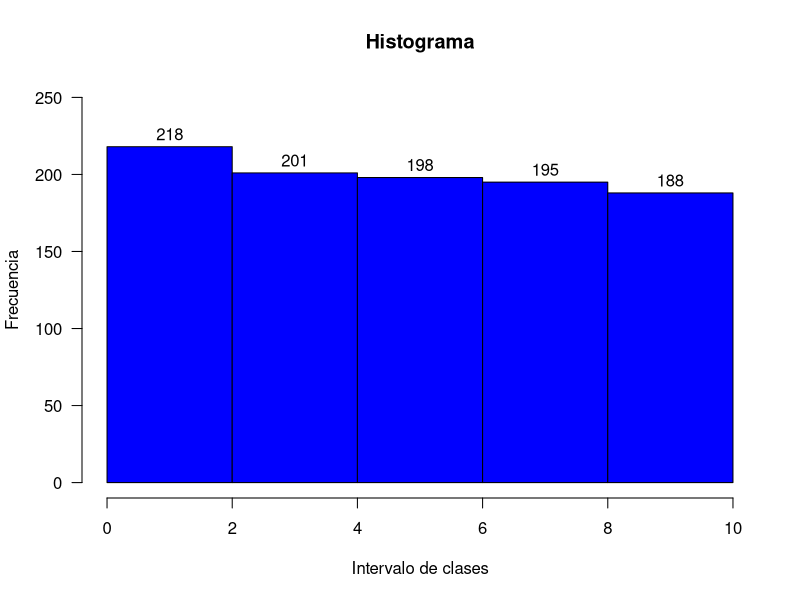
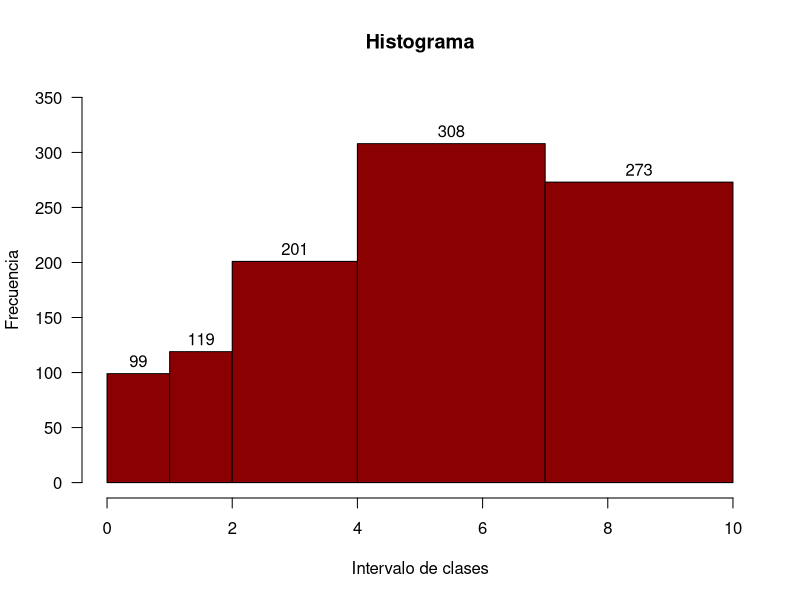
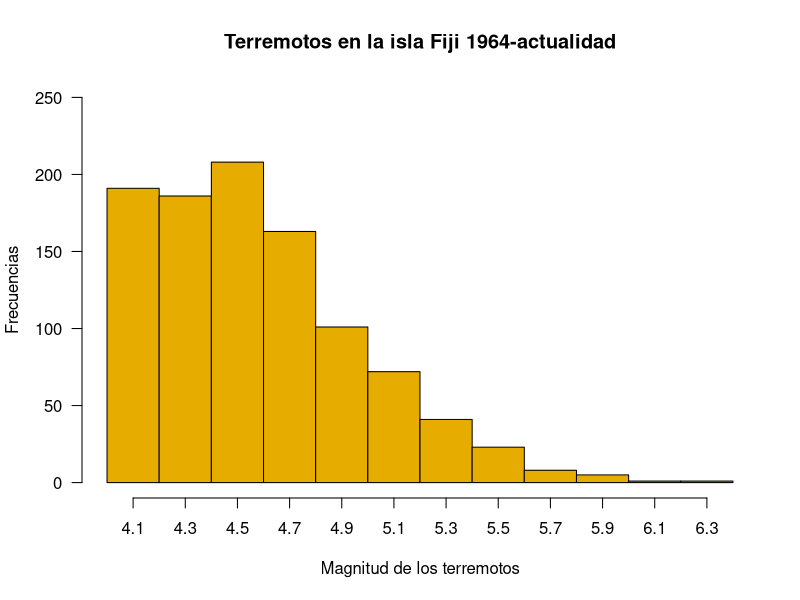
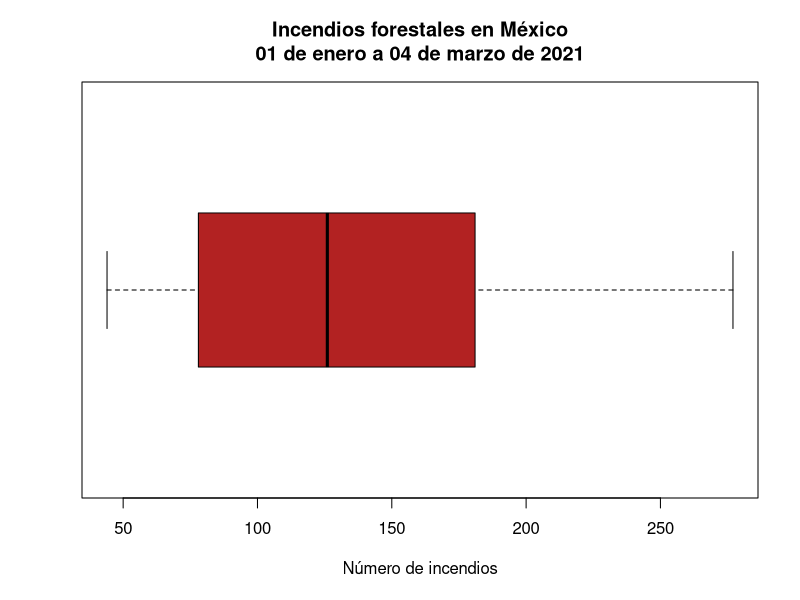

Reproduce these figures in R, in order.
# ASIGNACIÓN 4: Boxplot e Histogramas

# Maestría en Ciencias Forestales UANL
# Alumno: Jairo Alberto Leal Gómez
# Matricula: 1723093


# Histogramas -------------------------------------------------------------


# Problema 1 --------------------------------------------------------------

# Considere el siguiente conjunto de datosx2con 1000 números al azar.

set.seed(9875)
size <- 1000
x2 <- round(runif(n = size, min = 0, max = 10), 2)
head(x2)

# Realiza dos histogramas con las siguientes características:

# 1.Incluir los siguientes intervalos de clase y personalizas con los puntos medios de cada intervalo de clase mids:

x <- hist(x2, breaks= c(0, 2, 4, 6, 8, 10), main = "Histograma", col = "blue",
     xlab = "Intervalo de clases", ylab = "Frecuencia", las =1,  ylim = c(0,250))

text(x$mids, x$counts, labels = x$counts, adj= c(0.5, -0.5))

# 2.Incluir los siguientes intervalos de clase y personalizas con los puntos medios de cada intervalo de clase mids.

c <- hist(x2, breaks= c(0, 1, 2, 4, 7, 10), freq = TRUE, main = "Histograma", col = "red4",
          xlab = "Intervalo de clases", ylab = "Frecuencia", las =1,  ylim = c(0,350))

text(c$mids, c$counts, labels = c$counts, adj= c(0.5, -0.5))


# Problema 2 --------------------------------------------------------------

# La siguiente figura 1 presenta cuatro histogramas (A, B, C, D).

#  a. ¿Cuál distribución parece estar sesgada a la derecha?

    #  Gráfica A

#  b. ¿Cuál distribución parece estar sesgada a la izquierda?

    #  Gráfica D

#  c. ¿Cuál distribución parece ser simétrica o en forma de “campana”?

    #  Gráfica C

#  d. ¿Cuál distribución parece ser bimodal?

    #  Gráfica B

#  e. ¿Cuál distribución parece mostrar una falta de intervalos?

    #  Gráfica D


# Problema 3 --------------------------------------------------------------

# En R puede importar los datos ya pre cargados en el Software siguiendo el comandodata(quakes).
# Los datos proporcionan la localidad, estaciones que detectaron el terremoto, profundidad en km y la escala de Richter (mag) para 1000 terremotos registrados en la isla de Fiji desde el año de 1964.

data(quakes)
head(quakes)

mags <-  hist(quakes$mag, xaxt = "n", 
              col = "#e6ac00", 
              xlab="Magnitud de los terremotos",
              ylab= "Frecuencias",
              main = "Terremotos en la isla Fiji 1964-actualidad",
              las = 1,
              ylim = c(0,250))

axis(1, mags$mids)

# Puede tomar en cuenta los siguientes datos que se almacenaron en el objeto mags. para determinarlas siguientes preguntas:

#  a. ¿Cómo describiría la forma de esta distribución de las magnitudes de los terremotos?

    #  La forma de la distribución esta sesgada hacia la derecha, lo cual indica que han ocurrido mas terremotos de menores magnitudes que fuertes

#  b. Mencione un intervalo donde ocurren tipicamente las magnitudes.

    #  El intervalo de 4.0 a 4.9 
    
        fivenum(quakes$mag)

#  c. Determine el rango de las magnitudes (Range = Max - Min).

        range(quakes$mag)

#  d. ¿Qué porcentaje de los terremotos ocurren con magnitud en la clase 5.3 (5.1 : 5.4)?
        
        clase1 <- subset(quakes, quakes$mag >= 5.1)
        clase2 <- subset(clase1, clase1$mag <= 5.4)
        head(clase2) # 113 observaciones
        
        (113*100)/1000
        
        # 11.3 % 
        
#  e. ¿Qué porcentaje de los terremotos tiene una magnitud igual o mayor a 5.0?

        clase3 <- subset(quakes, quakes$mag >=5.0)
        head(clase3) # 198 observaciones
        
        (198*100)/1000
        
        # 19.8 %

#  f. ¿Qué porcentaje de los terremotos tienen una magnitud menor o igual a 4.6?

        clase4 <- subset(quakes, quakes$mag <= 4.6)
        head(clase4) # 585 observaciones
        
        (585*100)/1000
        
        # 58.5 %

# Boxplots ----------------------------------------------------------------


# Problema 4 --------------------------------------------------------------

# ¿Qué porcentaje de las observaciones en una distribución se encuentran entre el primer y el tercercuartil?

        # b. 50%

# Problema 5 --------------------------------------------------------------

# La siguiente figura presenta tres gráficas para los diámetros de tres especies diferentes (C, F y H).
        
# a. ¿Cuál especie tiene el diámetro más pequeño?
          
        # La especie C
        
# b. ¿Cuál especie tiene el diámetro más grande?
          
        # La especie F  
          
# c. ¿Cuál especie tiene el diámetro mínimo más alto?
          
        # La especie F  
          
# d. ¿Cuál especie tiene la mediana de diámetro más pequeña?
          
        # La especie C  
          
# e. ¿Cuál especie tiene la mediana de diámetro mas grande?
          
        # Especie H  
          
# f. ¿Cuál especie tiene el menor rango de diámetro?
          
        # Especie F  
          
# g. ¿Cuál especie tiene el rango intercuantil (Q3-Q1) mas grande?
          
        # Especie C
          
# h. ¿Cuál especie tiene el rango intercuantil (Q3-Q1) mas pequeño?
          
        # Especie F
          
# i. ¿Cuál especie tiene una distribución simétrica?
          
        # Especie H
          
# j. ¿Cuál especie tiene el sesgo positivo (ver Fig. 2) más marcado ?
          
        # Especie F
        

# Problema 6 --------------------------------------------------------------

# Los siguientes datos muestran el número de incendios forestales ocurridos en cada semana en nuestros bosques de México. 
# Los datos son del 01. de enero al 04 de marzo del 2021 de acuerdo con el reporte de CONAFOR.
        
fires <- c(78, 44, 47, 105, 126, 181, 277, 210, 155)
head(fires)

#Determine lo siguiente

# 1. Valor mínimo
min(fires)

# 2. Valor máximo
max(fires)

# 3. Rango
range(fires)

# 4. Q1 (25 %)
quantile(fires, c(.25))

# 5. Q2 (50 %)
quantile(fires, c(.50))

# 6. Q3 (75 %)
quantile(fires, c(.75))

# 7. Media
mean(fires)

# 8. Varianza
var(fires)

# 9. Desviación estándar
sd(fires)

# 10. Realice un boxplot personalizado con los datos de los incendios.
boxplot(fires, main = "Incendios forestales en México
01 de enero a 04 de marzo de 2021",
xlab = "Número de incendios", las = 1, col = "firebrick", horizontal = TRUE)
        